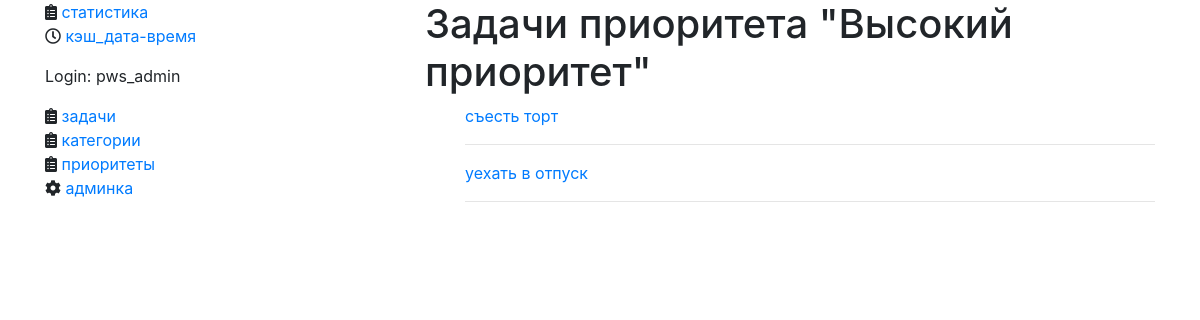
The page /list/p/3 (signed in) on the database its author committed.
### tasks/models.py (models this page shows, shortened)
class Priority(models.Model):
    name = models.CharField(max_length=256)
    todos_count = models.PositiveIntegerField(default=0)
    class Meta:
        verbose_name = 'Приоритет'
        verbose_name_plural = 'Приоритеты'

class TodoItem(models.Model):
    description = models.TextField("описание")
    is_completed = models.BooleanField("выполнено", default=False)
    created = models.DateTimeField(auto_now_add=True)
    updated = models.DateTimeField(auto_now=True)
    owner = models.ForeignKey(
        User, on_delete=models.CASCADE, related_name="tasks"
    )
    priority = models.ForeignKey(
        Priority, on_delete=models.CASCADE, related_name="tasks", verbose_name="Приоритет задачи"
    )
    category = models.ManyToManyField(Category, blank=True)
    class Meta:
        verbose_name = 'Задача'
        verbose_name_plural = 'Задачи'
    def __str__(self):
        return self.description.lower()

### tasks/views.py (the view)
# urls.py: path("list/p/<int:prio_pk>", views.tasks_by_prio, name="list_by_prio"),
def tasks_by_prio(request, prio_pk=None):
    u = request.user
    tasks = TodoItem.objects.filter(owner=u).all()
    prio = None
    if prio_pk:
        prio = get_object_or_404(Priority, pk=prio_pk)
        tasks = tasks.filter(priority__in=[prio])
    return render(
        request,
        "tasks/list_by_prio.html",
        {"priority": prio, "tasks": tasks},
    )

### tasks/templates/tasks/list_by_prio.html (shortened to what this page needs)
{% extends "base.html" %}
{% load static %}
{% block main_content %}
  {% if priority %}
  <h1>Задачи приоритета "{{ priority.name }}"</h1>
  {% endif %}
  <ul id="todo-list">
  {% for task in tasks %}
      <a href={% url "tasks:details" task.id %}>{{ task }}</a>
      <hr/>
  {% endfor %}
  </ul>
{% endblock %}

### templates/base.html (shortened to what this page needs)
<html>
  <head>
    <link rel="stylesheet" href="https://maxcdn.bootstrapcdn.com/bootstrap/4.0.0/css/bootstrap.min.css">
  <link rel="stylesheet" href="https://use.fontawesome.com/releases/v5.7.0/css/all.css">
  </head>
  <body>
    <div class="container">
      <div class="row">
        <div class="side_bar col">
        {% block side_bar %}
          <ul class="nav flex-column">
	          <li class="nav-item"><i class="fas fa-clipboard-list"></i>&nbsp;<a href="{% url "tasks:index" %}">статистика</a></li>
	          <li class="nav-item"><i class="far fa-clock"></i>&nbsp;<a href="{% url "tasks:datetime" %}">кэш_дата-время</a></li>
	        </ul>
          {% if user.is_authenticated %}
          <p>Login: {{ user.username }}</p>
	        <ul class="nav flex-column">
            <li class="nav-item"><i class="fas fa-clipboard-list"></i>&nbsp;<a href="{% url "tasks:list" %}">задачи</a></li>
		        <li class="nav-item"><i class="fas fa-clipboard-list"></i>&nbsp;<a href="{% url "tasks:catlist" %}">категории</a></li>
		        <li class="nav-item"><i class="fas fa-clipboard-list"></i>&nbsp;<a href="{% url "tasks:priolist" %}">приоритеты</a></li>
	          <li class="nav-item"><i class="fas fa-cog"></i>&nbsp;<a href='{% url 'admin:index' %}'>админка</a>
	        </ul>
          {% endif %}
        {% endblock %}
        </div>
        <div class="main_content col-8">
          {% block main_content %}
          {% endblock %}
        </div>
      </div>
    </div>
  </body>
</html>

### rows shown on the page
Priority: name "Высокий приоритет"
TodoItem: description "съесть торт"
TodoItem: description "уехать в отпуск"

### other values the page prints
{{ user.username }} "pws_admin"
